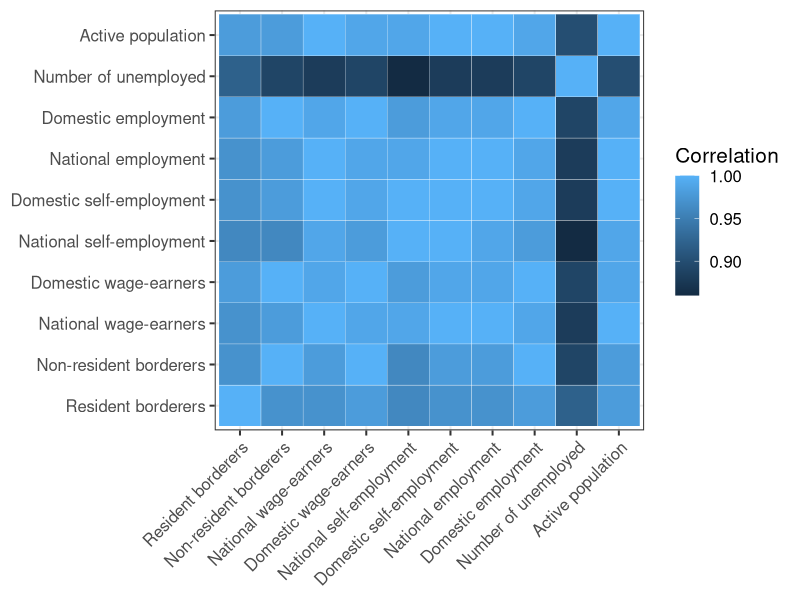
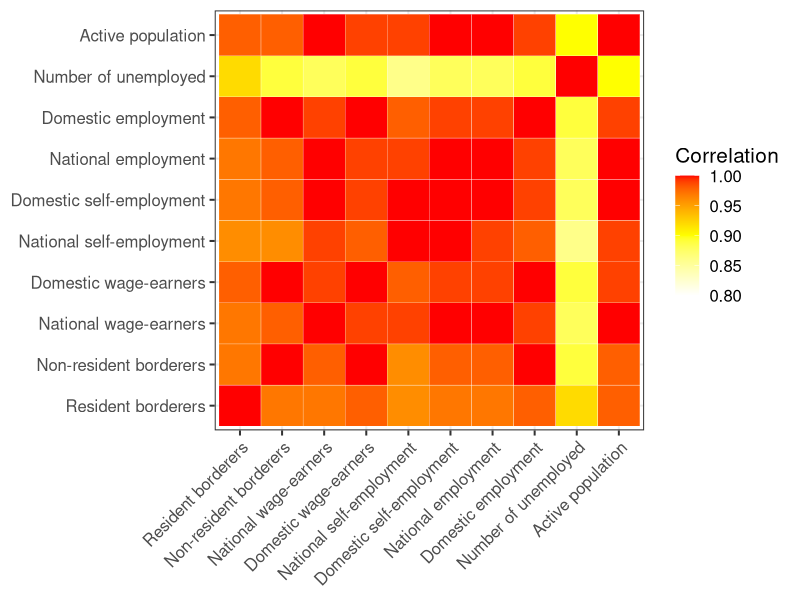
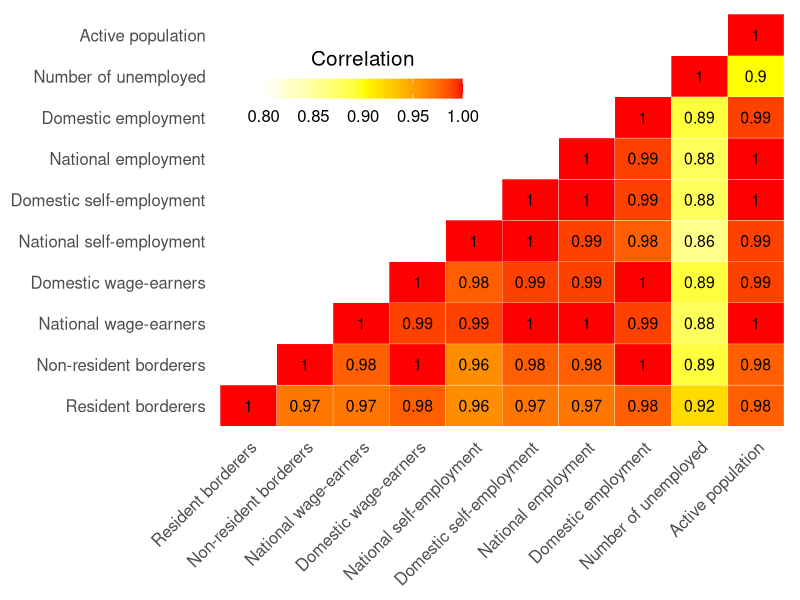
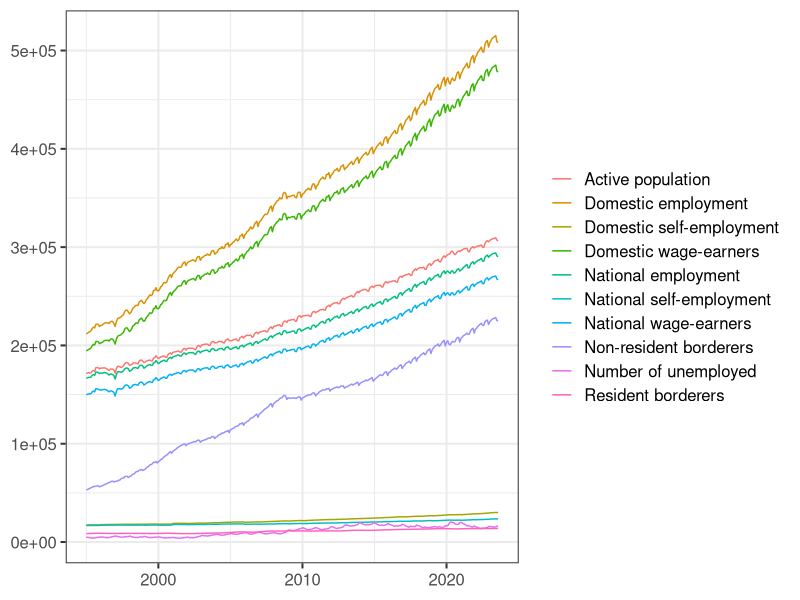
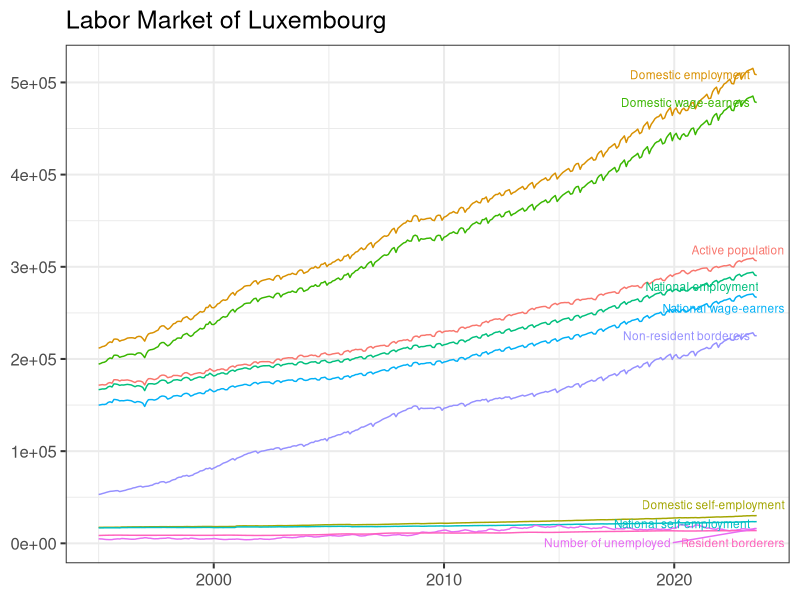
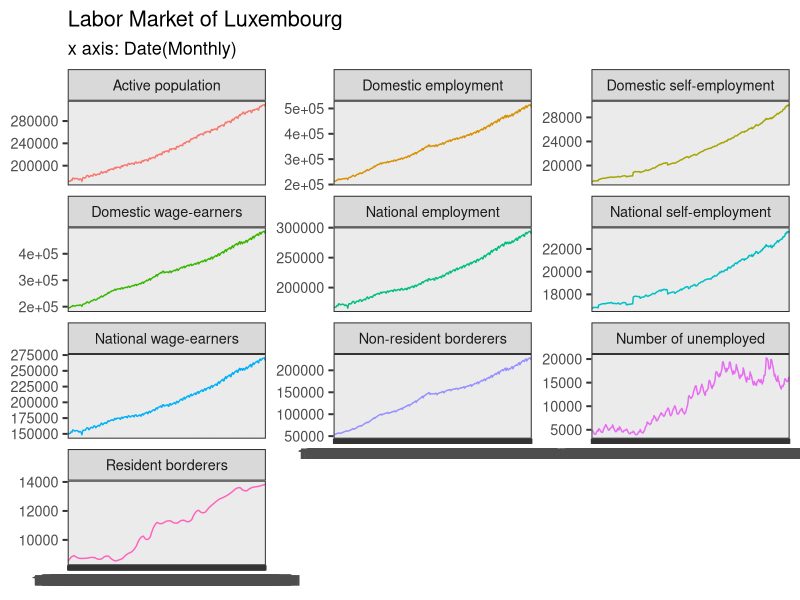
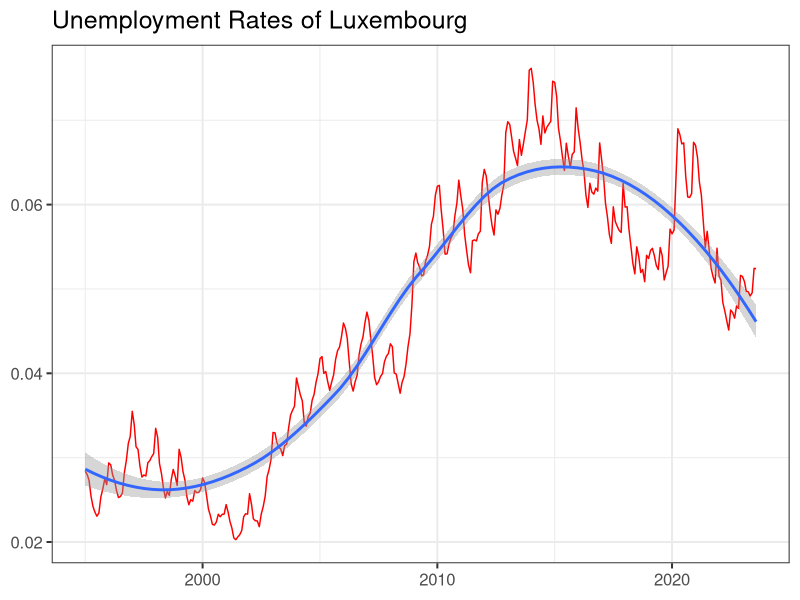
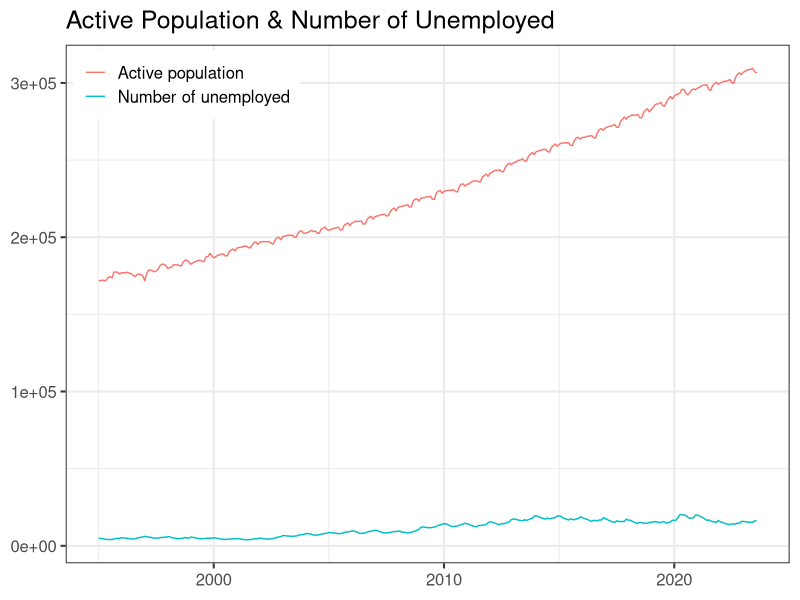

These figures' R source, in order:
## ---- chunk 1
# Load libraries
library(openxlsx)

# Set working directory
setwd("/Users/liubixuan/Documents/Data_Visualization/Project_DV")

# Import Excel file data
df <- read.xlsx("data.xlsx")

# Rename columns
colnames(df) <- c("Date", "Resident borderers", "Non-resident borderers", "National wage-earners", "Domestic wage-earners", "National self-employment", "Domestic self-employment", "National employment", "Domestic employment", "Number of unemployed", "Active population")

# Convert date column to Date format
df$Date <- as.numeric(df$Date)
df$Date <- as.Date(df$Date, origin = "1899-12-30")

# Show first 10 rows
head(df, n = 10)
## ---- chunk 2
# Import libraries
library(ggplot2)
library(reshape2)

# Set the theme
theme_set(theme_bw( base_size = 15))

# Heatmap
cormat <- round(cor(df[,-1]),2)    # Delete the DATE column
melted_cormat <- melt(cormat)
ggplot(data = melted_cormat, aes(x=Var1, y=Var2, fill=value)) + 
  geom_tile(color = "white") + 
  labs(x = NULL, y = NULL, fill = "Correlation") + 
  theme(axis.text.x = element_text(angle = 45, hjust = 1))
## ---- chunk 3
cormat <- round(cor(df[,-1]),2)    # Delete the DATE column
melted_cormat <- melt(cormat)
ggplot(data = melted_cormat, aes(x=Var1, y=Var2, fill=value)) + 
  geom_tile(color = "white") + 
  scale_fill_gradient2(limits = c(0.8, 1), low = "white", mid = "yellow", high = "red", midpoint = 0.9) + 
  labs(x = NULL, y = NULL, fill = "Correlation") + 
  theme(axis.text.x = element_text(angle = 45, hjust = 1))
## ---- chunk 4
get_lower_tri<-function(cormat){
    cormat[upper.tri(cormat)] <- NA
    return(cormat)
  }

lower_tri <- get_lower_tri(cormat)
melted_cormat <- melt(lower_tri, na.rm = TRUE)

ggheatmap <- ggplot(data = melted_cormat, aes(x=Var1, y=Var2, fill=value)) + 
  geom_tile(color = "white") + 
  scale_fill_gradient2(limits = c(0.8, 1), low = "white", mid = "yellow", high = "red", midpoint = 0.9) + 
  labs(x = NULL, y = NULL, fill = "Correlation")

ggheatmap + 
geom_text(aes(Var1, Var2, label = value), color = "black", size = 4) +
theme(
  axis.title.x = element_blank(),
  axis.title.y = element_blank(),
  panel.grid.major = element_blank(),
  panel.border = element_blank(),
  panel.background = element_blank(),
  axis.ticks = element_blank(),
  legend.justification = c(1, 0),
  legend.position = c(0.45, 0.70),
  legend.direction = "horizontal")+
  guides(fill = guide_colorbar(barwidth = 10, barheight = 1,
                title.position = "top", title.hjust = 0.5)) + 
  theme(axis.text.x = element_text(angle = 45, hjust = 1))
## ---- chunk 5
df_rs <- read.xlsx("data_reshaped.xlsx")

# Rename columns
colnames(df_rs) <- c("Category", "Date","Value")

# Convert date column to Date format
df_rs$Date <- as.numeric(df_rs$Date)
df_rs$Date <- as.Date(df_rs$Date, origin = "1899-12-30")

# Show first 10 rows
head(df_rs, n = 10)
## ---- chunk 6
ggplot(df_rs, aes(x = Date, y = Value)) + 
  geom_line(aes(color = Category)) + 
  labs(x = NULL, 
       y = NULL, 
       color = NULL)
## ---- chunk 7
library(dplyr)
library(ggrepel)
data_ends <- df_rs |> filter(Date == "2023-08-01")

ggplot(df_rs, aes(x = Date, y = Value, color = Category, group = Category)) +
  geom_line() +
  geom_text_repel(
    aes(label = Category), data = data_ends, nudge_x = 0.35, size = 3
    ) + 
  labs(title = "Labor Market of Luxembourg",x=NULL, y=NULL) + 
  theme(legend.position = "none")
## ---- chunk 8
df_rs |>
  ggplot(aes(x = as.factor(Date), y = Value, colour = Category)) + 
  geom_line(aes( group = Category)) +
  labs(title = "Labor Market of Luxembourg",
       subtitle = "x axis: Date(Monthly)",
       fill = NULL,
       x = NULL,
       y = NULL) +
  facet_wrap(vars(Category), nrow = 4, scales = "free_y") +
  theme(legend.position = "none", 
        text = element_text(size = 13))
## ---- chunk 9
# Calculate Unemployment rates
df_ur <- data.frame(
  Category = rep("Unemployment rate", 344),
  Date = df_rs[1:344, 2],
  Value = df_rs |> 
    filter(Category == "Number of unemployed") |>
    select(Value) / df_rs |>
    filter(Category == "Active population") |>
    select(Value)
)

df_rs <- rbind(df_rs, df_ur)

# Plot of Unemployment rate
df_rs |> 
  filter(Category == "Unemployment rate") |>
  ggplot(aes(x = Date, y = Value)) + 
  geom_line(color = "red") + 
  geom_smooth() + 
  labs(title = "Unemployment Rates of Luxembourg",
       x = NULL,
       y = NULL) +
  theme(legend.position = "none")


## ---- chunk 10
# Plot with NUE & AP
df_rs |> 
  filter(Category %in% c("Number of unemployed", "Active population")) |>
  ggplot(aes(x = Date, y = Value, color = Category)) + 
  geom_line() +
  labs(title = "Active Population & Number of Unemployed",
       x = NULL,
       y = NULL,
       color = NULL) + 
  theme(legend.position = c(0.01, 0.99), legend.justification = c(0, 1))
## ---- chunk 11
df |> 
  ggplot(aes(x = Date)) + 
  geom_line(aes(y = `Number of unemployed`), color = "blue") + 
  geom_line(aes(y = `Active population` * 0.05), color = "red") + 
  labs(title = "Active Population & Number of Unemployed",
       x = NULL,
       y = NULL,
       color = NULL) + 
  scale_y_continuous(name = "Number of Unemployed(Blue)", sec.axis = sec_axis(~.*20, name = "Active Population(Red)")) + 
  theme(legend.position = c(0.01, 0.99), legend.justification = c(0, 1))
## ---- chunk 12
library(lubridate)
library(tidyr)

df |>
  pivot_longer(
    cols = c(
      "Non-resident borderers",
      "National employment",
      "Domestic employment"
    ),
    names_to = "Categories",
    values_to = "Values"
  ) |>
  filter(year(Date) == 2023) -> df_rs_select

ggplot(df_rs_select) +
  geom_col(aes(x = Date,
               y = Values,
               fill = Categories)) + 
  labs(title = "Proportion of National Employment of 2023", 
       x = NULL,
       y = NULL,
       fill = NULL) + 
  theme(legend.position = "top",
        legend.direction = "horizontal",
        legend.box = "horizontal")
## ---- chunk 13
# Create a new data frame containing annual data.
df |>
  pivot_longer(
    cols = c(
      "Non-resident borderers",
      "National employment",
      "Domestic employment"
    ),
    names_to = "Categories",
    values_to = "Values"
  ) |>
  filter(month(Date) == 12) -> df_an

ggplot(df_an) +
  geom_col(aes(x = Date,
               y = Values,
               fill = Categories)) + 
  labs(title = "Proportion of annual National Employment, 1995-2023", 
       x = NULL,
       y = NULL,
       fill = NULL) + 
  theme(legend.position = c(0.01, 0.99), legend.justification = c(0, 1))
## ---- chunk 14
df$`Other employment` <- df$`Domestic employment` - df$`National employment`

df$`Other Employment` <- df$`Other employment` / df$`Domestic employment` *100
df$`National Employment` <- 100 - df$`Other Employment`

df |>
  pivot_longer(
    cols = c(
      "Other Employment",
      "National Employment"
    ),
    names_to = "Categories",
    values_to = "Values"
  ) |>
  filter(month(Date) == 12) -> df_an

df_an |>
  ggplot() +
  geom_col(aes(x = Date,
               y = Values,
               fill = Categories)) +
  scale_y_continuous(labels = scales::percent_format(scale = 1)) +  # Format y-axis as percentage
  labs(title = "Proportion of National Employment",
       y = NULL,
       x = NULL,
       fill = NULL)
## ---- chunk 15
mdl <- lm(`National employment` ~ `Domestic employment`, data = df)
slope <- coef(mdl)[2]

df |> 
  ggplot(aes(x = `Domestic employment`, y = `National employment`)) +
  geom_point(color = "red", size = 0.8) +
  geom_smooth(method = "lm", se = TRUE) +  # Add linear regression line
  annotate("text", x = max(df$`Domestic employment`) - 10000, y = max(df$`National employment`), 
           label = paste("Slope: ", round(slope, 3)),
           hjust = 1, vjust = 1) +
  labs(x = "Domestic employment",
       y = "National employment")
## ---- chunk 16
# Box Plot
df$`Unemployment rate` <- df$`Number of unemployed` / df$`Active population`

df |> 
  ggplot(aes(as.factor(year(Date)),  `Unemployment rate`)) + 
  geom_boxplot() + 
  scale_x_discrete(breaks = unique(as.factor(seq(floor(min(year(df$Date))), ceiling(max(year(df$Date))), by = 5)))) + 
  labs(title = "Unemployment Rate in Luxembourg", 
       x = NULL, 
       y = NULL)
## ---- chunk 17
# Beeswarm Plot
library(ggbeeswarm)
df |> 
  ggplot(aes(as.factor(year(Date)),  `Unemployment rate`)) +
    geom_violin() +
    geom_beeswarm(size = 0.5, colour = "#DC021B") + 
  scale_x_discrete(breaks = unique(as.factor(seq(floor(min(year(df$Date))), ceiling(max(year(df$Date))), by = 5)))) + 
  labs(title = "Unemployment Rate in Luxembourg", 
       x = NULL, 
       y = NULL)
